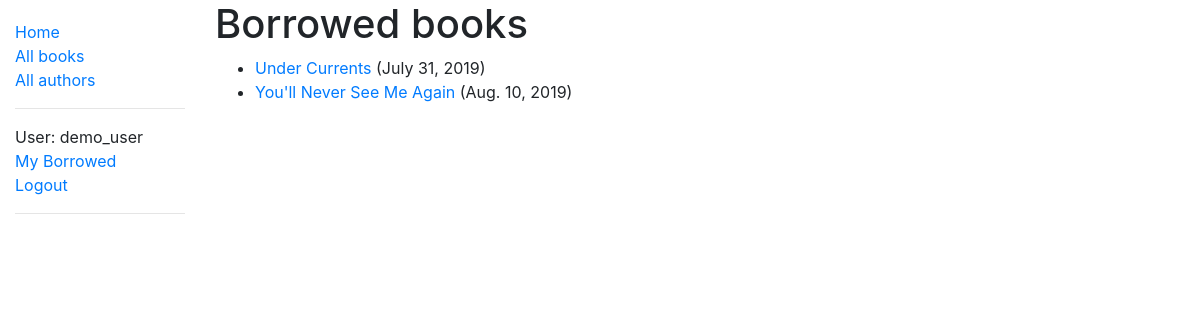
/catalog/mybooks/ (signed in), run on the app's committed database.
### catalog/models.py (models this page shows, shortened)
class BookInstance(models.Model):
    id = models.UUIDField(primary_key=True, default=uuid.uuid4,
                          help_text='Unique ID for this particular book across whole library')
    book = models.ForeignKey('Book', on_delete=models.SET_NULL, null=True)
    imprint = models.CharField(max_length=200)
    due_back = models.DateField(null=True, blank=True)
    LOAN_STATUS = (
        ('m', 'Maintainance'),
        ('o', 'On loan'),
        ('a', 'Available'),
        ('r', 'Reversed')
    )
    status = models.CharField(
        max_length=1,
        choices=LOAN_STATUS,
        blank=True,
        default='m',
        help_text='Book availability',
    )
    borrower = models.ForeignKey(User, on_delete=models.SET_NULL, null=True, blank=True)
    class Meta:
        ordering = ['due_back']
        permissions = (('can_mark_returned', 'Set book as returned'),)
    @property
    def is_overdue(self):
        if self.due_back and date.today() > self.due_back:
            return True
        else:
            return False

class Book(models.Model):
    title = models.CharField(max_length=200)
    author = models.ForeignKey('Author', on_delete=models.SET_NULL, null=True)
    summary = models.TextField(
        max_length=1000, help_text='Enter a brief description of the book')
    isbn = models.CharField(
        'ISBN', max_length=13, help_text='13 character <a href="https://www.isbn-international.org/content/what-isbn">ISBN number</a>')
    genre = models.ManyToManyField(
        Genre, help_text='Select a genre for this book')
    language = models.ManyToManyField(
        Language, help_text='Select a language for this book')
    def display_genre(self):
        """Create a string for the Genre. This is required to display genre in Admin"""
        return ','.join(genre.name for genre in self.genre.all()[:3])
    display_genre.short_description = 'Genre of Book'

### catalog/views.py (the view)
# urls.py: path('mybooks/', views.LoanedBooksByUserListView.as_view(), name='my-borrowed'),
class LoanedBooksByUserListView(LoginRequiredMixin, generic.ListView):
    model = BookInstance
    template_name = 'bookinstance_list_borrowed_user.html'
    paginate_by = 10
    def get_queryset(self):
        return BookInstance.objects.filter(borrower=self.request.user).filter(status__exact='o').order_by('due_back')

### catalog/templates/bookinstance_list_borrowed_user.html
{% extends "base_generic.html" %}
{% block content %}
    <h1>Borrowed books</h1>
    {% if bookinstance_list %}
    <ul>
      {% for bookinst in bookinstance_list %}
      <li class="{% if bookinst.is_overdue %}text-danger{% endif %}">
        <a href="{% url 'book-detail' bookinst.book.pk %}">{{bookinst.book.title}}</a> ({{ bookinst.due_back }})
      </li>
      {% endfor %}
    </ul>
    {% else %}
      <p>There are no books borrowed.</p>
    {% endif %}
{% endblock %}

### catalog/templates/base_generic.html (shortened to what this page needs)
<!DOCTYPE html>
<html lang="en">
  <head>
    <link
      rel="stylesheet"
      href="https://stackpath.bootstrapcdn.com/bootstrap/4.1.3/css/bootstrap.min.css"
    />
    {% load static %}
    <link rel="stylesheet" href="{% static 'css/styles.css' %}" />
  </head>
  <body>
    <div class="container-fluid">
      <div class="row">
        <div class="col-sm-2">
          {% block sidebar %}
          <ul class="sidebar-nav">
            <li><a href="{% url 'index' %}">Home</a></li>
            <li><a href="{% url 'books' %}">All books</a></li>
            <li><a href="{% url 'authors' %}">All authors</a></li>
            <hr>
            {% if user.is_authenticated and user.is_staff %}
              <li>User: {{ user.get_username }}</li>
              <li><a href="{% url 'my-borrowed' %}">My Borrowed</a></li>
              <li><a href="{% url 'logout'%}?next={{request.path}}">Logout</a></li>
              <hr>
              <li>Staff Area</li-create>
              <li><a href="{% url 'book_create' %}">Create Book Entry</a></li>
              <li><a href="{% url 'author_create' %}">Create an Author</a></li>
              <li><a href="{% url 'all-borrowed' %}">All Borrowed Books</a></li>
            {% elif user.is_authenticated %}
              <li>User: {{ user.get_username }}</li>
              <li><a href="{% url 'my-borrowed' %}">My Borrowed</a></li>
              <li><a href="{% url 'logout'%}?next={{request.path}}">Logout</a></li>
            {% else %}
              <li><a href="{% url 'login'%}?next={{request.path}}">Login</a></li>
            {% endif %}
            <hr>
          </ul>
          {% endblock %}
        </div>
        <div class="col-sm-10 ">{% block content %}{% endblock %}
        </div>
      </div>
    </div>
  </body>
</html>

### catalog/static/css/styles.css (style rules this page uses)
.sidebar-nav { margin-top: 20px; padding: 0; list-style: none; }

### data on the page
BookInstance: book "Under Currents", due_back "July 31, 2019"
BookInstance: book "You'll Never See Me Again", due_back "Aug. 10, 2019"

### other printed values
{{ user.get_username }} "demo_user"
